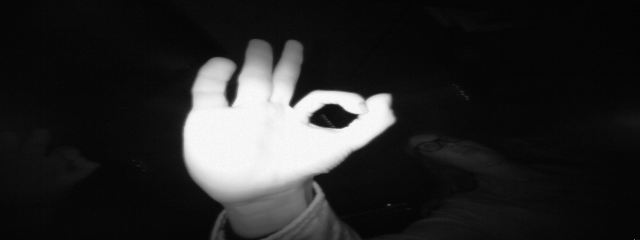
#> input picture Code/images_code/frame_00_07_0004.png, 640 x 240 px
$ python img_preprocessing.py
#> lines starting #> are read from the running program, lines starting #| are printed output that depends on the picture; after the words box and inside, x2 and y2 are one past the last pixel; in counts of white or black regions, pixels touching at a corner belong together
# -*- coding: utf-8 -*-
"""
Created on Mon Apr 03 14:00:00 2023

@author: Gabriela Hilario Acuapan & Luis Alberto Pineda Gómez
File: img_preprocessing.py
Comments: Preprocessing of the images to be used
            Step 1. IMAGE CONTOURS: Find the contours of an image
            Step 2. BOUNDING BOX: Resizing images to 200x200 pixels
"""

# ----------------------------------------------------- BOUNDIN BOXING ---------------------------------------

# We use the bounding box function provided by the opencv library
import cv2 as cv
import numpy as np
from matplotlib import pyplot as plt


# -- READ IMAGE --
original_image = cv.imread('images_code/frame_00_07_0004.png', cv.IMREAD_GRAYSCALE)      # Read the image in gray scale
#> original_image is the input picture: shape (240, 640); min 1, max 252, mean 40.3
assert original_image is not None, "file could not be read, check with os.path.exists()"

# hist = cv.calcHist([image], [0], None, [256], [0, 256]) # Histogram of an image
# plt.plot(hist, color='gray' )
# plt.show()

# --- BINARIZE IMAGE ---
threshold_value, threshold = cv.threshold(original_image, 60, 255, cv.THRESH_BINARY) # Returns threshold value and the binarized image
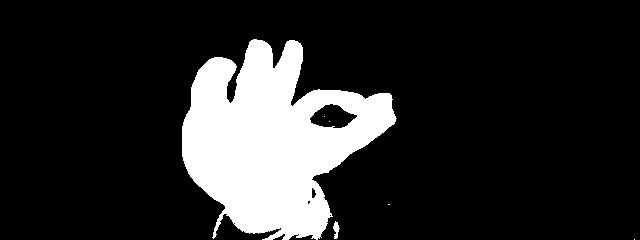
#> threshold: shape (240, 640); 16.3% white; 6 white regions (4 under 20 px)
cv.imshow('Original Image', original_image)
cv.imshow('Binarized Image', threshold)

# --- CONTOURS OF THE BINARIZED IMAGE ---
contours, hierarchy = cv.findContours(threshold, cv.RETR_LIST, cv.CHAIN_APPROX_SIMPLE)
#> contours = 12 contours, 8 with area under 20; largest, box (x1, y1, x2, y2) and area: (182, 39, 397, 240) 25312, (309, 103, 358, 129) 775, (333, 221, 340, 239) 52, (311, 187, 317, 199) 38
#cnt = contours[0]                       # cnt contain only the contours of the binarized image.
#epsilon = 0.1*cv.arcLength(cnt,True)    # Epsilon is the maximum distance from contour to approximated contour (ACCURACY PARAMETER).
#approx = cv.approxPolyDP(cnt,epsilon,True)

# --- DRAWING THE CONTOURS IN THE ORIGINAL IMAGE ---
image_contour = cv.cvtColor(original_image, cv.COLOR_GRAY2RGB)
copy = image_contour.copy()               # This copy of the color image is used for the bounding rectangle.
cv.drawContours(image_contour, contours, -1, (255,0,0), 2)
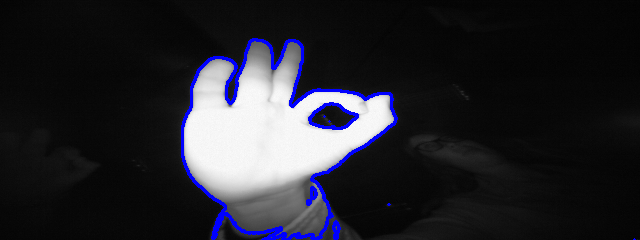
#> image_contour: shape (240, 640, 3); 2.66% of pixels changed, all inside (x1, y1, x2, y2) = (181, 38, 636, 240)
cv.imshow('Countours of the Orginal Image', image_contour)

for contour in range(len(contours)):
    x,y,w,h = cv.boundingRect(contours[contour])            # Bounding rectangle
    #print(x,y,w,h)
    cv.rectangle(copy, (x, y), (x+w, y+h), (0, 0, 255), 2)  # Draw the bounding rectangle
#> this loop made 12 passes
#> (x, y, w, h) on passes 1 to 12: (634, 239, 1, 1), (297, 233, 3, 3), (233, 222, 3, 3), (333, 221, 7, 18), (329, 214, 3, 3), (388, 204, 2, 1), (307, 200, 4, 5), (311, 187, 6, 12), (329, 121, 1, 1), (324, 116, 1, 1), (309, 103, 49, 26), (182, 39, 215, 201)
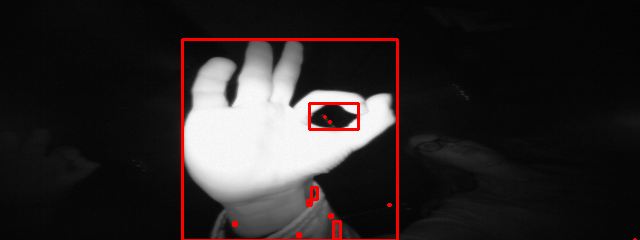
#> copy: shape (240, 640, 3); 1.9% of pixels changed, all inside (x1, y1, x2, y2) = (181, 38, 637, 240)

cv.imshow('Bounding box of the Original Image', copy)
cv.waitKey(0)
cv.destroyAllWindows()
